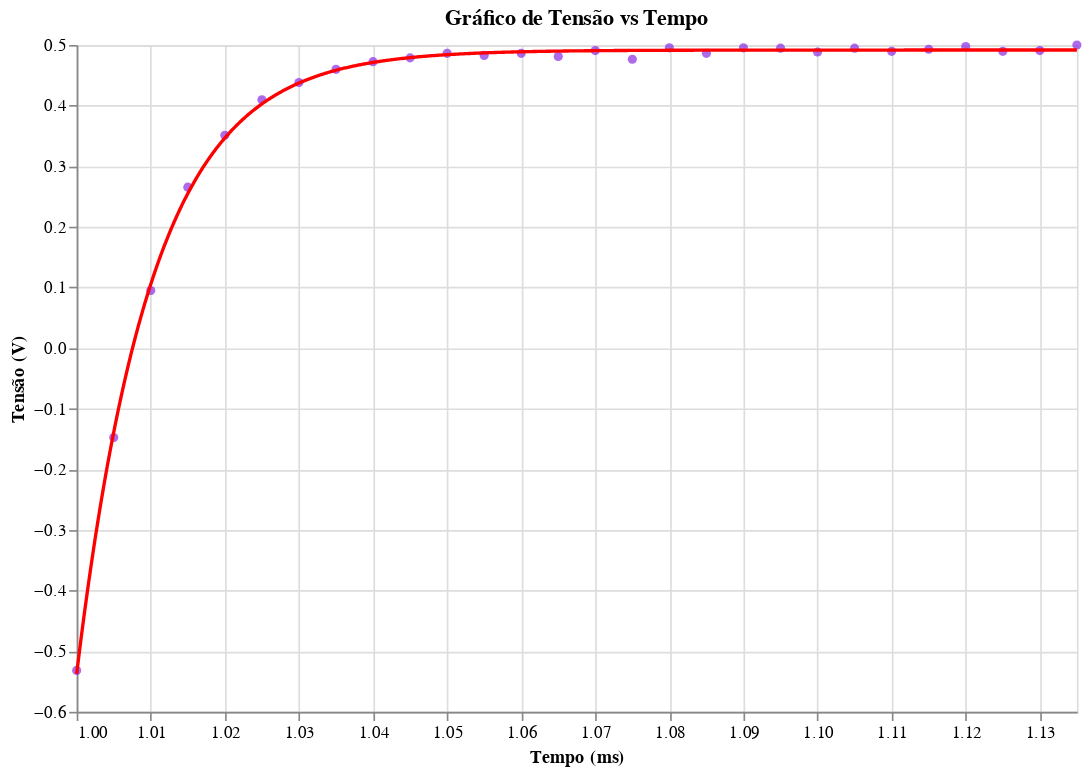

The notebook cell this image was saved under:
### Code cell
data = aj.slicing_data(path,[1,1.2],Rl=True,ascending=True)
data_regres, b,cov = aj.regres_exp(data,[1,1.2])
(aj.data_x_regression(data,data_regres)).display()

tal_sb = 1/(b*1000)

### Figure 1 — Vega-Lite specification as saved in the notebook (floating-point values rounded to 4 significant figures; data arrays with more than 128 entries replaced by an {"elided": "..."} marker saying what was removed)
{"config": {"view": {"continuousWidth": 300, "continuousHeight": 300}}, "layer": [{"data": {"name": "data-e5a339cf50e864061d9792dad4ff9ef4"}, "mark": {"type": "circle", "color": "blueviolet"}, "encoding": {"x": {"field": "Time", "scale": {"domain": [1.0, 1.135]}, "title": "Tempo (ms)", "type": "quantitative"}, "y": {"field": "U_b", "title": "Tensão (V)", "type": "quantitative"}}, "title": "Gráfico de Tensão vs Tempo"}, {"data": {"name": "data-7b57d45d5bd41c78132af481f6414a8c"}, "mark": {"type": "line", "color": "red"}, "encoding": {"x": {"field": "Time", "scale": {"domain": [1.0, 1.135]}, "title": "Tempo (ms)", "type": "quantitative"}, "y": {"field": "U_b", "title": "Tensão (V)", "type": "quantitative"}}, "title": "Gráfico de Tensão vs Tempo"}], "height": 400, "width": 600, "$schema": "https://vega.github.io/schema/vega-lite/v5.20.1.json", "datasets": {"data-e5a339cf50e864061d9792dad4ff9ef4": [{"Time": 1.0, "U_y": -2.284, "U_b": -0.5317}, {"Time": 1.005, "U_y": 2.502, "U_b": -0.1475}, {"Time": 1.01, "U_y": 2.391, "U_b": 0.09507}, {"Time": 1.015, "U_y": 2.311, "U_b": 0.2655}, {"Time": 1.02, "U_y": 2.244, "U_b": 0.3512}, {"Time": 1.025, "U_y": 2.226, "U_b": 0.4096}, {"Time": 1.03, "U_y": 2.201, "U_b": 0.4381}, {"Time": 1.035, "U_y": 2.195, "U_b": 0.4599}, {"Time": 1.04, "U_y": 2.179, "U_b": 0.4725}, {"Time": 1.045, "U_y": 2.174, "U_b": 0.4788}, {"Time": 1.05, "U_y": 2.178, "U_b": 0.4863}, {"Time": 1.055, "U_y": 2.176, "U_b": 0.4828}, {"Time": 1.06, "U_y": 2.177, "U_b": 0.4863}, {"Time": 1.065, "U_y": 2.177, "U_b": 0.4811}, {"Time": 1.07, "U_y": 2.172, "U_b": 0.4908}, {"Time": 1.075, "U_y": 2.168, "U_b": 0.4765}, {"Time": 1.08, "U_y": 2.177, "U_b": 0.4953}, {"Time": 1.085, "U_y": 2.177, "U_b": 0.4863}, {"Time": 1.09, "U_y": 2.178, "U_b": 0.4953}, {"Time": 1.095, "U_y": 2.171, "U_b": 0.4948}, {"Time": 1.1, "U_y": 2.172, "U_b": 0.4885}, {"Time": 1.105, "U_y": 2.187, "U_b": 0.4948}, {"Time": 1.11, "U_y": 2.183, "U_b": 0.4896}, {"Time": 1.115, "U_y": 2.182, "U_b": 0.4931}, {"Time": 1.12, "U_y": 2.165, "U_b": 0.4976}, {"Time": 1.125, "U_y": 2.181, "U_b": 0.4896}, {"Time": 1.13, "U_y": 2.174, "U_b": 0.4908}, {"Time": 1.135, "U_y": 2.193, "U_b": 0.5}], "data-7b57d45d5bd41c78132af481f6414a8c": {"elided": "1000 records"}}}
